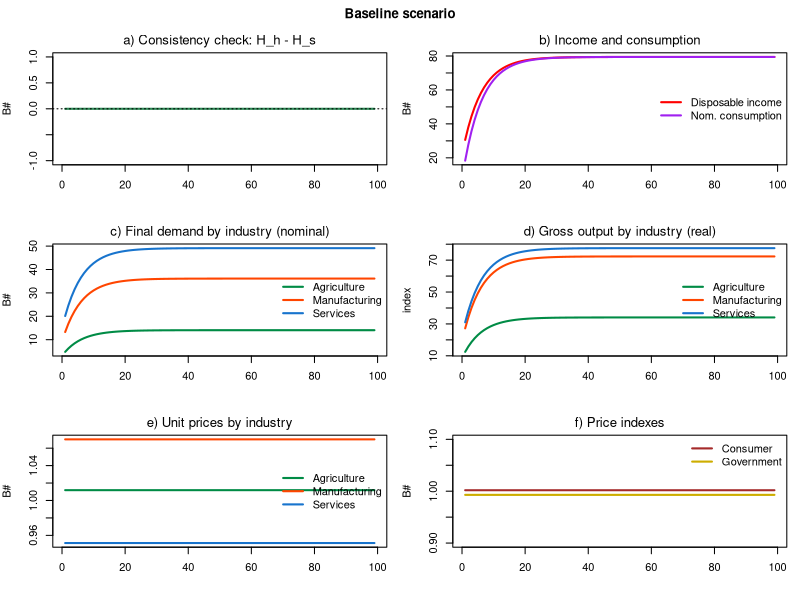
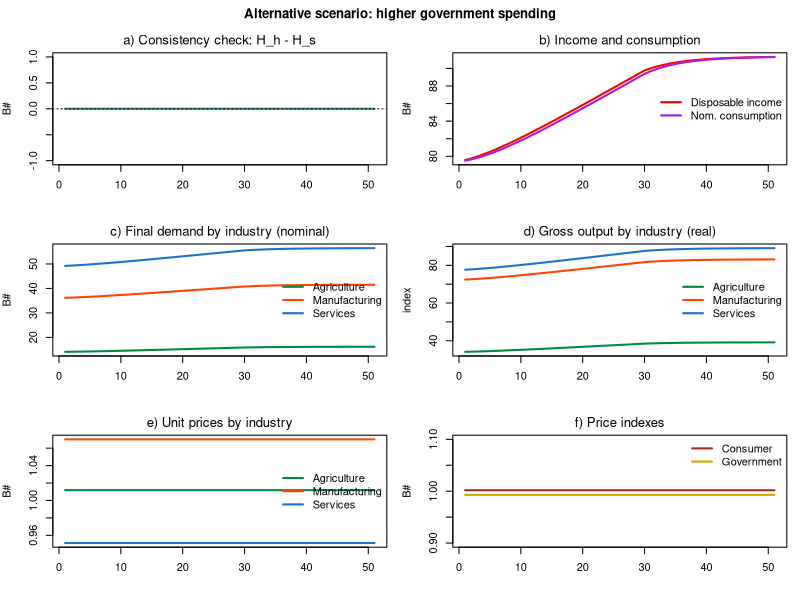

Generate these figures, in order, with R:
# *************************************************************************
#  Model SIM + 3-industry input-output (IO-SIM)
#  Source: Godley & Lavoie ch.3 (SIM), extended with a 3-industry IO core
#  Author: Marco Veronese Passarella
#  Last change: 04/07/2026
# *************************************************************************

# Clear environment
rm(list = ls(all = TRUE))

# Set model parameters ####
nPeriods    <- 100         # Periods
nScenarios  <- 2           # 1 baseline, 2 higher government spending
nIndustries <- 3           # Industries (agriculture, manufacturing, services)
nIter       <- 100         # Iterations to solve the simultaneous equations
alpha1      <- 0.6         # Propensity to consume out of income
alpha2      <- 0.4         # Propensity to consume out of wealth
theta       <- 0.2         # Tax rate on income
wage        <- 0.4         # Uniform wage rate
mu          <- 0.875       # Uniform mark-up
pr          <- c(3.5, 5, 2.2)         # Labour productivity by industry
betaC       <- c(0.15, 0.35, 0.50)    # Household consumption shares by industry
betaG       <- c(0.10, 0.30, 0.60)    # Government spending shares by industry
A <- matrix(c(0.11, 0.12, 0.10,       # Input-output technical coefficients
              0.21, 0.22, 0.20,       #  A[k, l] = units of product k to make
              0.15, 0.18, 0.10),      #  one unit of product l
            nrow = nIndustries, byrow = TRUE)
Leontief <- solve(diag(nIndustries) - A)   # (I - A)^-1, computed once (A is constant)
Gexog       <- 20          # Government spending (real)
shockStart  <- 50          # Period at which government spending starts to rise (scenario 2)
Gmax        <- 23          # Government spending ceiling after the shock (scenario 2)

# Create the financial variables as matrices [scenario, period] ####
Y   <- matrix(0, nScenarios, nPeriods)  # Output / income (nominal GDP)
C   <- matrix(0, nScenarios, nPeriods)  # Consumption (REAL)
YD  <- matrix(0, nScenarios, nPeriods)  # Disposable income
TAX <- matrix(0, nScenarios, nPeriods)  # Taxes
V   <- matrix(0, nScenarios, nPeriods)  # Household wealth (= money in SIM)
H_h <- matrix(0, nScenarios, nPeriods)  # Money held by households
H_s <- matrix(0, nScenarios, nPeriods)  # Money supplied by the government
infl<- matrix(0, nScenarios, nPeriods)  # Inflation-tax term (no money illusion)
p_c <- matrix(1, nScenarios, nPeriods)  # Consumer price index
p_g <- matrix(1, nScenarios, nPeriods)  # Government price index

# Industry-level variables as arrays [scenario, period, industry] ####
x <- array(0, dim = c(nScenarios, nPeriods, nIndustries))  # Gross output by industry (real)
d <- array(0, dim = c(nScenarios, nPeriods, nIndustries))  # Final demand by industry (real)
p <- array(1, dim = c(nScenarios, nPeriods, nIndustries))  # Unit prices by industry

# Exogenous variables ####
G <- matrix(Gexog, nScenarios, nPeriods)   # Government spending (real)

# Loop over scenarios ####
for (j in 1:nScenarios) {
  
  # Time loop
  for (i in 2:nPeriods) {
    
    # Shock: government spending grows toward Gmax from shockStart (scenario 2)
    if (i >= shockStart && j == 2) G[j, i] <- min(G[j, i - 1] + 0.1, Gmax)
    
    # Solve the SIMULTANEOUS equations by iteration
    for (iter in 1:nIter) {
      
      # A) PRICES (cost-plus mark-up over intermediate inputs) ####
      p[j, i, 1] = wage / pr[1] + (p[j,i,1]*A[1,1] + p[j,i,2]*A[2,1] + p[j,i,3]*A[3,1]) * (1 + mu)  # eq. 17
      p[j, i, 2] = wage / pr[2] + (p[j,i,1]*A[1,2] + p[j,i,2]*A[2,2] + p[j,i,3]*A[3,2]) * (1 + mu)  # eq. 17
      p[j, i, 3] = wage / pr[3] + (p[j,i,1]*A[1,3] + p[j,i,2]*A[2,3] + p[j,i,3]*A[3,3]) * (1 + mu)  # eq. 17
      p_c[j, i]  = sum(p[j, i, ] * betaC)                                          # consumer price (18)
      p_g[j, i]  = sum(p[j, i, ] * betaG)                                          # government price (19)
      
      # B) INPUT-OUTPUT QUANTITIES ####
      d[j, i, ] = betaC * C[j, i] + betaG * G[j, i]                                # final demand by industry (14)
      x[j, i, ] = Leontief %*% d[j, i, ]                                           # gross output by industry (15)
      Y[j, i]   = sum(p[j, i, ] * d[j, i, ])                                       # nominal GDP = p'd (1.A)
      
      # C) HOUSEHOLDS ####
      YD[j, i]  = Y[j, i] - TAX[j, i]                                              # disposable income
      TAX[j, i] = theta * Y[j, i]                                                  # taxes on income
      V[j, i]   = V[j, i - 1] + (YD[j, i] - p_c[j, i] * C[j, i])                   # wealth accumulation
      C[j, i]   = alpha1 * ((YD[j, i] / p_c[j, i]) - infl[j, i]) +
        alpha2 * V[j, i - 1] / p_c[j, i]                                 # real consumption
      infl[j, i]= ((p_c[j, i] - p_c[j, i - 1]) / p_c[j, i - 1]) * (V[j, i - 1] / p_c[j, i])  # inflation tax
      
      # D) MONEY (the only asset) ####
      H_h[j, i] = V[j, i]                                                          # money held = wealth
      H_s[j, i] = H_s[j, i - 1] + (p_g[j, i] * G[j, i] - TAX[j, i])                # money supply = cumulative deficit
    }
  }
}

# Display the results ####
sfcGap <- max(abs(H_h[, 2:nPeriods] - H_s[, 2:nPeriods]))
cat(" ******************************")
cat("\n Industries =", nIndustries)
cat("\n Scenarios =", nScenarios)
cat("\n Iterations/t =", nIter)
cat("\n Max |H_h - H_s| =", sfcGap)
cat("\n ******************************")
cat("\n Baseline steady-state values: \n Y =", round(Y[1, nPeriods], 2),
    "\n V =", round(V[1, nPeriods], 2),
    "\n H_h =", round(H_h[1, nPeriods], 2),
    "\n p_c =", round(p_c[1, nPeriods], 3))
cat("\n ******************************")

# Plot the results ####
indCol <- c("springgreen4", "orangered", "dodgerblue3")   # industry colours
indLab <- c("Agriculture", "Manufacturing", "Services")
plotScenario <- function(j, ttl, per) {

  # a) Consistency check
  plot(H_h[j, per] - H_s[j, per], type = "l", col = "seagreen", lwd = 2, font.main = 1,
       main = "a) Consistency check: H_h - H_s", xlab = "", ylab = "B#", ylim = range(-1, 1))
  abline(h = 0, lty = 3)
  
  # b) Disposable income and (nominal) consumption
  plot(YD[j, per], type = "l", col = "red", lwd = 2, font.main = 1,
       main = "b) Income and consumption", xlab = "", ylab = "B#",
       ylim = range(C[j, per] * p_c[j, per], YD[j, per]))
  lines(C[j, per] * p_c[j, per], col = "purple", lwd = 2)
  legend("right", c("Disposable income", "Nom. consumption"), col = c("red", "purple"),
         lwd = 2, bty = "n")
  
  # c) Final demand by industry (nominal)
  nd <- p[j, per, ] * d[j, per, ]
  matplot(nd, type = "l", lty = 1, lwd = 2, col = indCol, font.main = 1,
          main = "c) Final demand by industry (nominal)", xlab = "", ylab = "B#")
  legend("right", indLab, col = indCol, lwd = 2, bty = "n")
  
  # d) Gross output by industry (real)
  matplot(x[j, per, ], type = "l", lty = 1, lwd = 2, col = indCol, font.main = 1,
          main = "d) Gross output by industry (real)", xlab = "", ylab = "index")
  legend("right", indLab, col = indCol, lwd = 2, bty = "n")
  
  # e) Unit prices by industry
  matplot(p[j, per, ], type = "l", lty = 1, lwd = 2, col = indCol, font.main = 1,
          main = "e) Unit prices by industry", xlab = "", ylab = "B#")
  legend("right", indLab, col = indCol, lwd = 2, bty = "n")
  
  # f) Price indexes
  plot(p_c[j, per], type = "l", col = "brown", lwd = 2, font.main = 1,
       main = "f) Price indexes", xlab = "", ylab = "B#", ylim = range(0.9, 1.1))
  lines(p_g[j, per], col = "gold3", lwd = 2)
  legend("topright", c("Consumer", "Government"), col = c("brown", "gold3"), lwd = 2, bty = "n")
  title(ttl, outer = TRUE)
}

op = par(mfrow = c(3, 2), mar = c(4, 4, 2, 1), oma = c(0, 0, 2, 0))

plotScenario(1, "Baseline scenario", 2:nPeriods)                  # baseline

plotScenario(2, "Alternative scenario: higher government spending", shockStart:nPeriods)

par(op)
